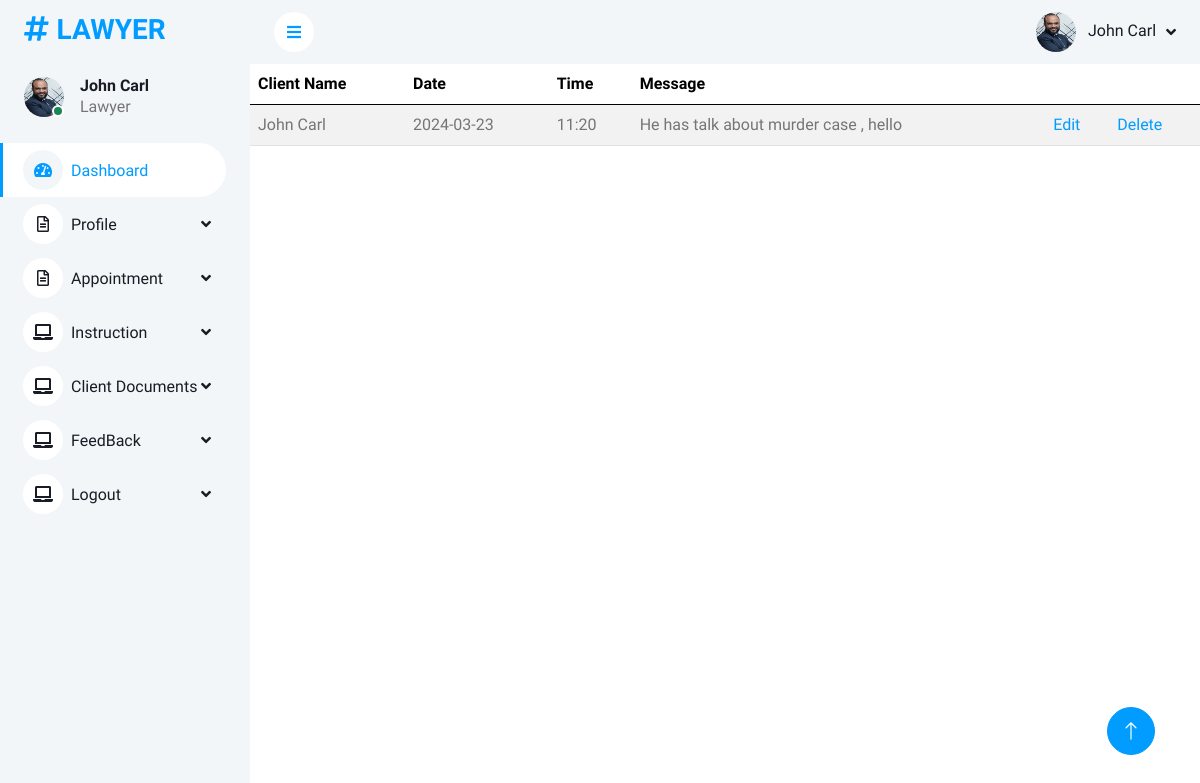
Page /lawyerapp/lawyer_calender_show (signed in) on the committed database.
### lawyerapp/models.py (models this page shows)
class lawyer_timetable(models.Model):
    tname=models.CharField(max_length=30)
    tdate=models.CharField(max_length=20)
    ttime=models.CharField(max_length=20)
    tmsg=models.CharField(max_length=200)

### lawyerapp/views.py (the view)
# urls.py: path('/lawyer_calender_show',views.lawyer_calender_show),
def lawyer_calender_show(request):
    lawyer_name = request.session.get('name')
    data = lawyer_info.objects.get(lname=lawyer_name)
    image = data.limg.url
    data=lawyer_timetable.objects.all
    return render(request,'lawyer/lawyer_calender.html',{'data':data,'image':image})

### templates/lawyer/lawyer_calender.html (shortened to what this page needs)
<!DOCTYPE html>
<link href="https://cdn.jsdelivr.net/npm/bootstrap@5.3.3/dist/css/bootstrap.min.css" rel="stylesheet">
{%load static%}
<html lang="en">
<head>
    <link href="https://cdnjs.cloudflare.com/ajax/libs/font-awesome/5.10.0/css/all.min.css" rel="stylesheet">
    <link href="https://cdn.jsdelivr.net/npm/bootstrap-icons@1.4.1/font/bootstrap-icons.css" rel="stylesheet">
    <link href="{% static 'lawyer/lib/owlcarousel/assets/owl.carousel.min.css'%}" rel="stylesheet">
    <link href="{% static 'lawyer/lib/tempusdominus/css/tempusdominus-bootstrap-4.min.css'%}" rel="stylesheet" />
    <link href="{% static 'lawyer/css/bootstrap.min.css'%}" rel="stylesheet">
    <link href="{% static 'lawyer/css/style.css'%}" rel="stylesheet">
</head>
<body>
    <div class="container-xxl position-relative bg-white d-flex p-0">
        <div class="sidebar pe-4 pb-3">
            <nav class="navbar bg-light navbar-light">
                <a href="" class="navbar-brand mx-4 mb-3">
                    <h3 class="text-primary"><i class="fa fa-hashtag me-2"></i>LAWYER</h3>
                </a>
                 <div class="d-flex align-items-center ms-4 mb-4">
                    <div class="position-relative">
                        <img class="rounded-circle" src="{{image}}" alt="" style="width: 40px; height: 40px;">
                        <div class="bg-success rounded-circle border border-2 border-white position-absolute end-0 bottom-0 p-1"></div>
                    </div>
                    <div class="ms-3">
                        <h6 class="mb-0">{{request.session.name}}</h6>
                        <span>Lawyer</span>
                    </div>
                </div>
                <div class="navbar-nav w-100">
                     <a href="/lawyerapp" class="nav-item nav-link active"><i class="fa fa-tachometer-alt me-2"></i>Dashboard</a>
                     <div class="nav-item dropdown">
                        <a href="#" class="nav-link dropdown-toggle" data-bs-toggle="dropdown"><i class="far fa-file-alt me-2"></i>Profile</a>
                    </div>
                    <div class="nav-item dropdown">
                        <a href="#" class="nav-link dropdown-toggle" data-bs-toggle="dropdown"><i class="far fa-file-alt me-2"></i>Appointment</a>
                    </div>
                    <div class="nav-item dropdown">
                        <a href="#" class="nav-link dropdown-toggle" data-bs-toggle="dropdown"><i class="fa fa-laptop me-2"></i>Instruction</a>
                    </div>
                     <div class="nav-item dropdown">
                        <a href="#" class="nav-link dropdown-toggle" data-bs-toggle="dropdown"><i class="fa fa-laptop me-2"></i>Client Documents</a>
                    </div>
                    <div class="nav-item dropdown">
                        <a href="#" class="nav-link dropdown-toggle" data-bs-toggle="dropdown"><i class="fa fa-laptop me-2"></i>FeedBack</a>
                    </div>
                    <div class="nav-item dropdown">
                        <a href="" class="nav-link dropdown-toggle" data-bs-toggle="dropdown"><i class="fa fa-laptop me-2"></i>Logout</a>
                    </div>
                </div>
            </nav>
        </div>
        <div class="content">
            <nav class="navbar navbar-expand bg-light navbar-light sticky-top px-4 py-0">
                <a href="#" class="sidebar-toggler flex-shrink-0">
                    <i class="fa fa-bars"></i>
                </a>
                <div class="navbar-nav align-items-center ms-auto">
                    <div class="nav-item dropdown">
                        <a href="#" class="nav-link dropdown-toggle" data-bs-toggle="dropdown">
                           <img class="rounded-circle me-lg-2" src="{{image}}" alt="" style="width: 40px; height: 40px;">
                            <span class="d-none d-lg-inline-flex">{{request.session.name}}</span>
                        </a>
                    </div>
                </div>
            </nav>
            <table class="table table-striped table-hover">
              <thead>
                <tr>
                  <th>Client Name</th>
                    <th>Date</th>
                     <th>Time</th>
                  <th>Message</th>
                  <th></th>
                  <th ></th>
                </tr>
              </thead>
              <tbody>
              {%for i in data%}
                <tr>
                  <td>{{i.tname}}</td>
                  <td>{{i.tdate}}</td>
                  <td>{{i.ttime}}</td>
                     <td>{{i.tmsg}}</td>
                  <td><a href="updateTimetable/{{i.id}}">Edit</a></td>
                  <td><a href="deleteTimetable/{{i.id}}">Delete</a></td>
                </tr>
              {%endfor%}
              </tbody>
            </table>
        </div>
        <a href="#" class="btn btn-lg btn-primary btn-lg-square back-to-top"><i class="bi bi-arrow-up"></i></a>
    </div>
</body>
</html>

### static/lawyer/css/style.css (style rules this page uses)
:root { --primary: #009CFF; --light: #F3F6F9; --dark: #191C24; }
.back-to-top { position: fixed; display: none; right: 45px; bottom: 45px; z-index: 99; }
.btn { transition: .5s; }
.btn.btn-primary { color: #FFFFFF; }
.btn-lg-square { width: 48px; height: 48px; }
.btn-square, .btn-sm-square, .btn-lg-square { padding: 0; display: inline-flex; align-items: center; justify-content: center; font-weight: normal; border-radius: 50px; }
.sidebar { position: fixed; top: 0; left: 0; bottom: 0; width: 250px; height: 100vh; overflow-y: auto; background: var(--light); transition: 0.5s; z-index: 999; }
.content { margin-left: 250px; min-height: 100vh; background: #FFFFFF; transition: 0.5s; }
@media (min-width: 992px) { .sidebar { margin-left: 0; } }
@media (min-width: 992px) { .content { width: calc(100% - 250px); } }
.sidebar .navbar .navbar-nav .nav-link { padding: 7px 20px; color: var(--dark); font-weight: 500; border-left: 3px solid var(--light); border-radius: 0 30px 30px 0; outline: none; }
.sidebar .navbar .navbar-nav .nav-link:hover, .sidebar .navbar .navbar-nav .nav-link.active { color: var(--primary); background: #FFFFFF; border-color: var(--primary); }
.sidebar .navbar .navbar-nav .nav-link i { width: 40px; height: 40px; display: inline-flex; align-items: center; justify-content: center; background: #FFFFFF; border-radius: 40px; }
.sidebar .navbar .navbar-nav .nav-link:hover i, .sidebar .navbar .navbar-nav .nav-link.active i { background: var(--light); }
.sidebar .navbar .dropdown-toggle::after { position: absolute; top: 15px; right: 15px; border: none; content: "\f107"; font-family: "Font Awesome 5 Free"; font-weight: 900; transition: .5s; }
.content .navbar .navbar-nav .nav-link { margin-left: 25px; padding: 12px 0; color: var(--dark); outline: none; }
.content .navbar .sidebar-toggler, .content .navbar .navbar-nav .nav-link i { width: 40px; height: 40px; display: inline-flex; align-items: center; justify-content: center; background: #FFFFFF; border-radius: 40px; }
.content .navbar .dropdown-toggle::after { margin-left: 6px; vertical-align: middle; border: none; content: "\f107"; font-family: "Font Awesome 5 Free"; font-weight: 900; transition: .5s; }

### rows in the picture
lawyer_timetable: tname "John Carl", tdate "2024-03-23", ttime "11:20", tmsg "He has talk about murder case , hello"

### other values in the picture
{{ request.session.name }} "John Carl"
